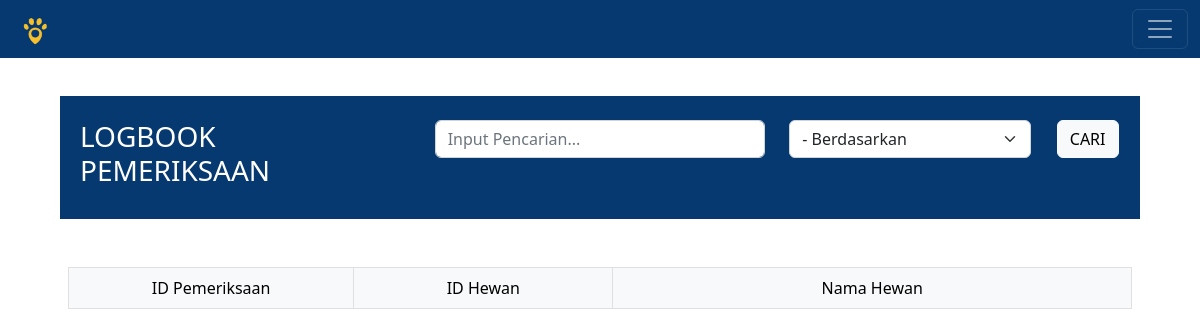
The app's page /logbook_pemeriksaan.php, older data.
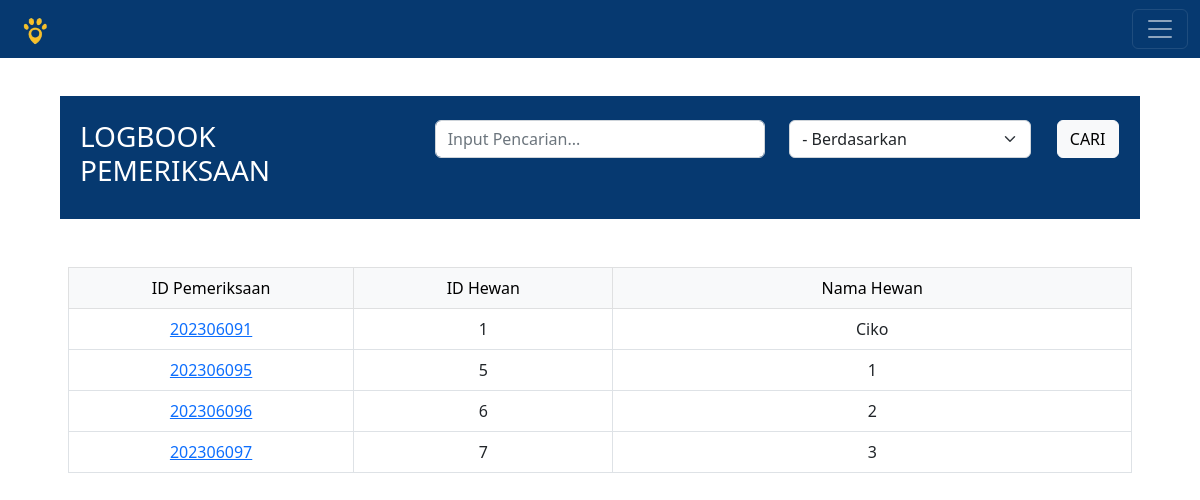
The same page, newer data.
### tables this page shows
CREATE TABLE `data_pemeriksaan` (
  `id_pemeriksaan` int(11) NOT NULL,
  `id_hewan` int(11) NOT NULL
);

CREATE TABLE `hewan` (
  `id_hewan` int(11) NOT NULL,
  `nama_hewan` varchar(30) NOT NULL,
  `nama_pemilik` varchar(30) NOT NULL,
  `alamat` varchar(30) NOT NULL,
  `no_wa_pemilik` varchar(20) NOT NULL,
  `umur` int(11) NOT NULL,
  `spesies` varchar(20) NOT NULL,
  `ras` varchar(20) NOT NULL,
  `warna` varchar(20) NOT NULL,
  `berat` int(11) NOT NULL,
  `jenis_kelamin` varchar(6) NOT NULL,
  `tanda_khusus` varchar(20) NOT NULL
);

### logbook_pemeriksaan.php (the view, shortened to what this page needs)
<?php
	include 'koneksi.php';
?>
<!DOCTYPE html>
<html>
<head>
	<link href="https://cdn.jsdelivr.net/npm/bootstrap@5.2.2/dist/css/bootstrap.min.css" rel="stylesheet">
</head>
<body>
	<nav class="navbar navbar-dark fixed-top" style="background-color:#063970">
  	<div class="container-fluid">
  	  <a class="navbar-brand"><img src="Images/logo.png" style="height:30px" alt="BAROKAH 2"></a>
  	  <button class="navbar-toggler" type="button" data-bs-toggle="offcanvas" data-bs-target="#offcanvasRight" aria-controls="offcanvasRight">
  	  	<span class="navbar-toggler-icon"></span>
  	  </button>
  	</div>
	</nav>
	<center class="my-5 pt-5">
		<div style="width:90%; background-color:#063970;" class="py-4 px-2">
			<form method="GET" action="logbook_pemeriksaan.php" style="width: 100%;" class="row">
				<div style="color:white; text-align:left;" class="col-4">
					<h3>LOGBOOK PEMERIKSAAN</h3>
				</div>
				<div class="col-4">
					<input class="form-control" type="text" name="search" placeholder="Input Pencarian...">
				</div>
				<div class="col-3">
					<select class="form-select" name="by">
						<option value='0' selected>- Berdasarkan</option>
					</select>
				</div>
				<div class="col-1">
					<button class="btn btn-light" type="submit" name="submit" value="1">CARI</button>
				</div>
			</form>
		</div>
		<?php
			if(!empty($_GET['submit'])){
				$search	= $_GET['search'];
				$by	= $_GET['by'];
			}
			else $by = '0';
			if($by=='0')
				$sqlSearch="SELECT * FROM data_pemeriksaan";
			elseif($by=='1')
				$sqlSearch="SELECT * FROM data_pemeriksaan WHERE id_pemeriksaan='$search'";
			elseif($by=='2')
				$sqlSearch="SELECT * FROM data_pemeriksaan WHERE id_hewan='$search'";
			$query1=mysqli_query($connect,$sqlSearch);
		?>
		<div style="width:90%;" class="px-2 mt-5">
			<table class="table table-bordered" style="text-align:center;">
				<thead class="table-light">
					<tr>
						<td class="col-1">ID Pemeriksaan</td>
						<td class="col-1">ID Hewan</td>
						<td class="col-2">Nama Hewan</td>
					</tr>
				</thead>
				<tbody>
					<?php while($data1=mysqli_fetch_array($query1)) { ?>
					<tr>
						<td><a href="data_pemeriksaan.php?id_hewan=<?=$data1['id_hewan'];?>&id_pemeriksaan=<?=$data1['id_pemeriksaan'];?>&message=lihat"><?= $data1['id_pemeriksaan'];?></a></td>
						<td> <?php echo $data1['id_hewan']; ?> </td>
						<td>
							<?php
							$query2=mysqli_query($connect,"SELECT nama_hewan FROM hewan WHERE id_hewan=$data1[id_hewan]");
							$data2=mysqli_fetch_array($query2);
							echo $data2['nama_hewan'];
							?>
						</td>
					</tr>
					<?php }
					?>
				</tbody>
			</table>
		</div>
	</center>
</body>
</html>

Row changes from the older to the newer data that the page shows:
added data_pemeriksaan: id_pemeriksaan "202306091", id_hewan "1", id_hewan.nama_hewan "Ciko"
added data_pemeriksaan: id_pemeriksaan "202306095", id_hewan "5", id_hewan.nama_hewan "1"
added data_pemeriksaan: id_pemeriksaan "202306096", id_hewan "6", id_hewan.nama_hewan "2"
added data_pemeriksaan: id_pemeriksaan "202306097", id_hewan "7", id_hewan.nama_hewan "3"
